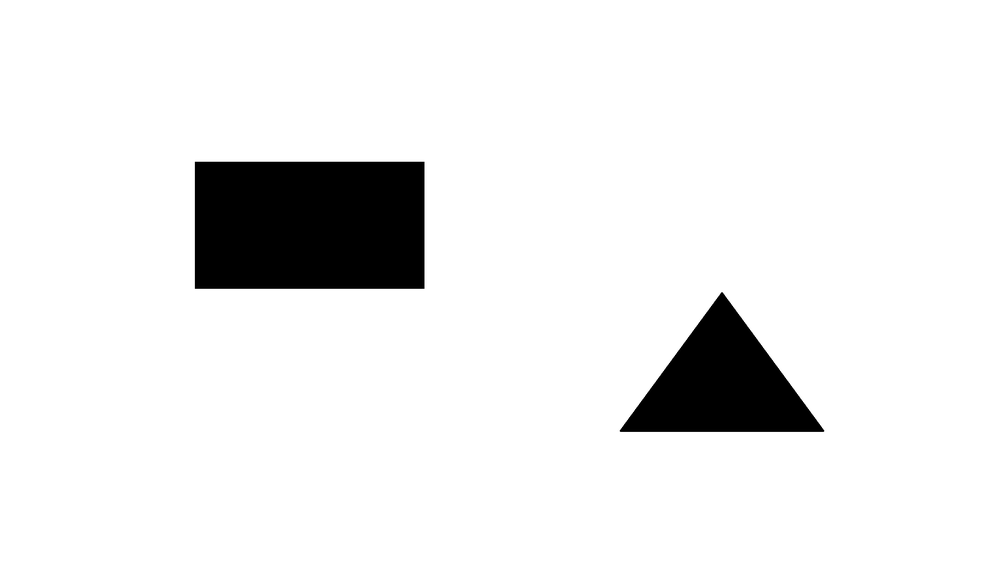
#> input picture map.png, 1000 x 562 px, shrunk from 2304 x 1296 before the run
$ jupyter execute RRT_Algorithm.ipynb
#> lines starting #> are read from the running program, lines starting #| are printed output that depends on the picture
## RRT 과정
1. 트리를 초기화 한다. (출발 노드(𝒒_𝒊𝒏𝒊)를 트리로 넣는다.)
2. 샘플 노드(𝒒_𝒓𝒂𝒏𝒅)를 한 개 생성한다.
3. 가장 가까운 노드 (𝒒_𝒏𝒆𝒂𝒓)를 찾는다.
4. 가장 가까운 노드(𝒒_𝒏𝒆𝒂𝒓)에서 샘플 노드(𝒒_𝒓𝒂𝒏𝒅)방향으로 연결한 직선상에 일정한 거리(𝜸)만큼 떨어진 새로운 노드(𝒒_𝒏𝒆𝒘) 선정한다.
5. 만약 가장 가까운 노드(𝒒_𝒏𝒆𝒂𝒓)에서 새로운 노드(𝒒_𝒏𝒆𝒘)까지 직선으로 연결한 선이 장애물과 충돌하지 않으면 새로운 노드(𝒒_𝒏𝒆𝒘)를 트리로 넣는다.
6. 목표 노드에 도달할 때까지 2~5 과정을 반복한다.

## 활용할 수 있는 함수
cv2.circle(img, center, radian, color, thickness) <br>
cv2.line(img, start, end, color, thickness) <br>
random.randint(low, high=None, size=None, dtype=int) <br>

---------------------------------------------------------------------------

[cell 1]
import cv2
import matplotlib.pyplot as plt
import numpy as np
import math

[cell 2]
class point:
    x: int = None
    y: int = None

# 거리계산
def calDist(p1, p2):
    return np.sqrt((p2.x - p1.x)**2 + (p2.y - p1.y)**2)

tree = [] # 트리
qInit = point() # 출발노드
qGoal = point() # 끝 노드
qRand = point() # 샘플노드
qNew = point() # 새로운 노드

[cell 3]
map_ori = cv2.imread('map.png')
#> map_ori is the input picture: shape (562, 1000, 3); min 0, max 255, mean 235.2
map_ori = cv2.cvtColor(map_ori, cv2.COLOR_BGR2RGB)
#plt.axis('off') # 창에있는 x축 y축 제거
plt.imshow(map_ori)
plt.show()
#(373 449) (665 977)

[cell 4]
# init point 출발노드 설정
qInit.x = 50
qInit.y = 50
tree.append(qInit) # 트리에 출발노드 추가
map_rrt = cv2.circle(map_ori, (qInit.x,qInit.y), 20, (255,0,0), -1)

# goal point 목표 노드 설정
qGoal.x = 1000
qGoal.y = 1000
map_rrt = cv2.circle(map_rrt, (qGoal.x,qGoal.y), 20, (0,0,255), -1)

y_max = map_ori.shape[0]
#> y_max = 562
x_max = map_ori.shape[1]
#> x_max = 1000
print(y_max, x_max)
#| 562 1000

[cell 5]
plt.axis('off') # 창에있는 x축 y축 제거
plt.imshow(map_rrt)
plt.show()

[cell 6]
while True:
    #  mIndex +=1
    gamma = 200
# 새로운 노드의 지점 만들기
    qRand.x = np.random.randint(0+gamma, x_max-gamma)
#> qRand.x = 759
    qRand.y = np.random.randint(0+gamma, y_max-gamma)
#> qRand.y = 317

# 거리 리스트
    dist2Rand = []
    for i in range(len(tree)):
        dist2Rand.append(calDist(qRand, tree[i]))
#> after the loop, dist2Rand = [757.6]
    m = min(dist2Rand)
#> m = 757.6
    mIndex = dist2Rand.index(m)
#> mIndex = 0


    rad = math.atan2(qRand.y-tree[mIndex].y, qRand.x-tree[mIndex].x)
#> rad = 0.36
    obstacle = False
    Goal = False
    check = point()
    n=0
    for i in range(gamma):
        check.x = int(np.cos(rad)*i + tree[mIndex].x)
        check.y = int(np.sin(rad)*i + tree[mIndex].y)


        if list(map_rrt[check.y, check.x]) == list([0,0,0]):
            print("장애물과 충돌하였습니다. \n\n")
            obstacle = True
            break

        if list(map_rrt[check.y, check.x]) == list([0,0,255]):
            Goal = True
            break


    if obstacle == False:
        cv2.line(map_rrt, (tree[mIndex].x, tree[mIndex].y), (check.x, check.y), (0,255,0), 5)
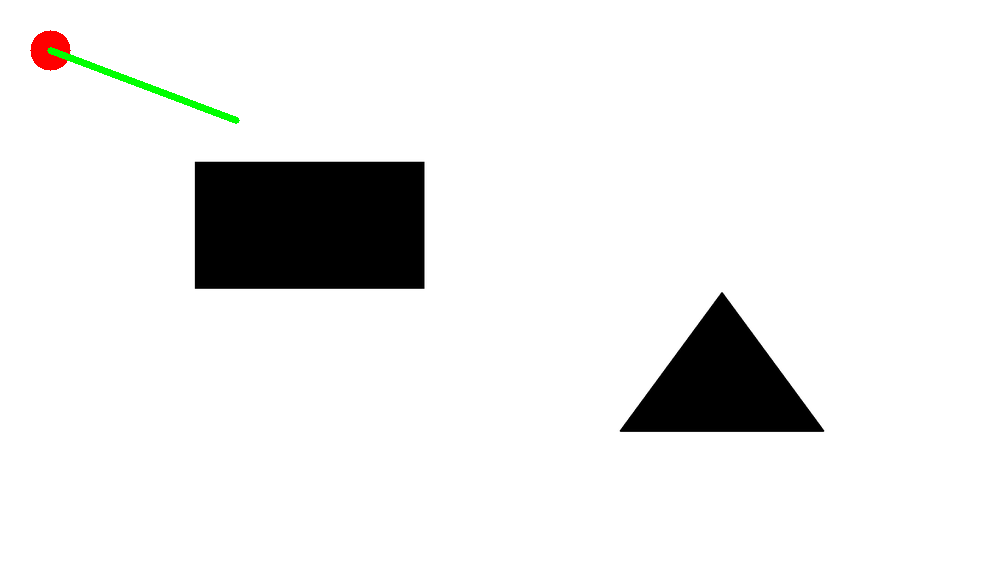
#> map_rrt: shape (562, 1000, 3); mean R, G, B 234.6, 234.7, 234.1
        tree.append(check)

    if Goal == True:
        print("목표물 \n\n")
        plt.axis('off') # 창에있는 x축 y축 제거
        plt.imshow(map_rrt)
        plt.show()
        break

    plt.axis('off') # 창에있는 x축 y축 제거
    plt.imshow(map_rrt)
    plt.show()


$ run again, with RRT1.png copied over map.png
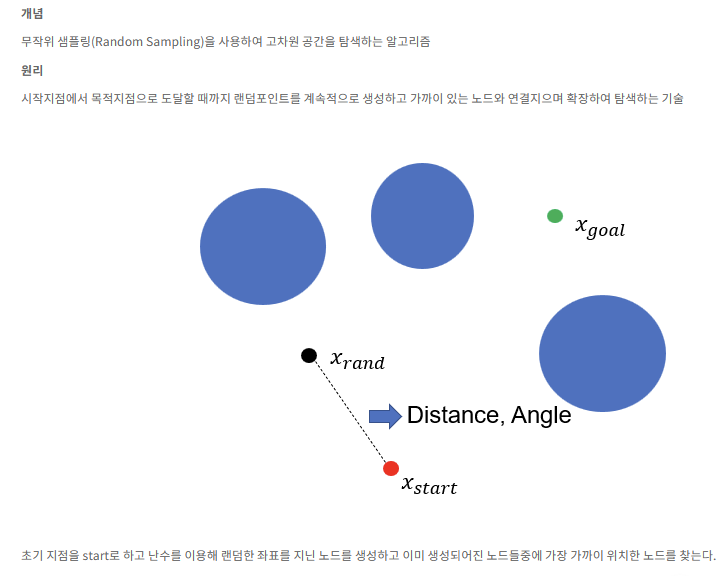
#> input picture RRT1.png, 723 x 576 px
#> map_ori is the input picture: shape (576, 723, 3); mean B, G, R 246.9, 241, 238.4
#| 576 723
#> `cv2.line(map_rrt, (tree[mIndex].x, tree[mIndex].y), (check.x, check.y)..`:
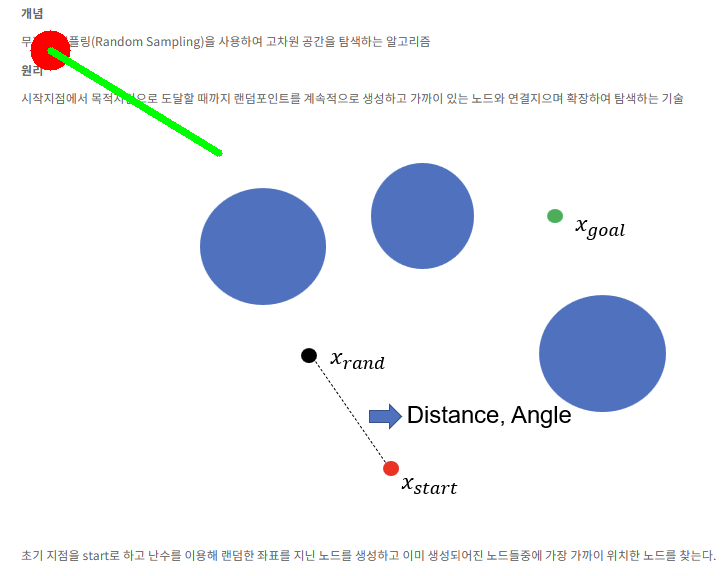
#> map_rrt: shape (576, 723, 3); mean R, G, B 237.5, 240.4, 245.4

$ run again, with RRT2.png copied over map.png
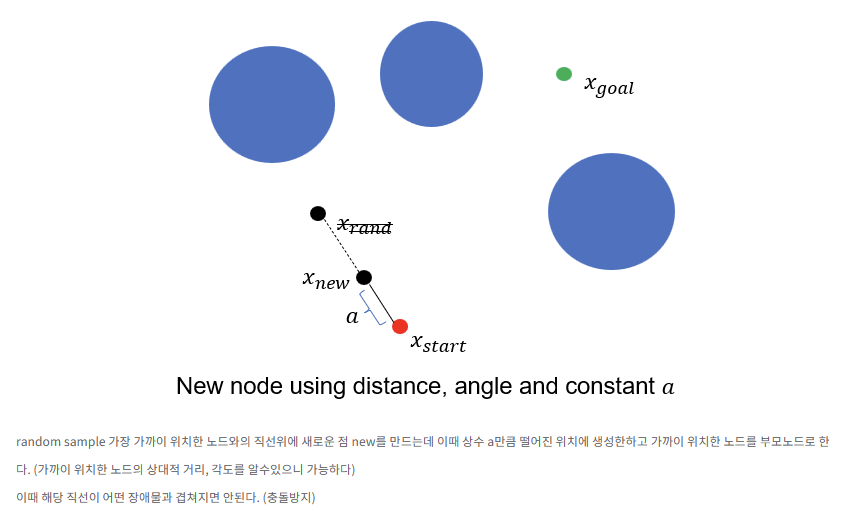
#> input picture RRT2.png, 849 x 515 px
#> map_ori is the input picture: shape (515, 849, 3); mean B, G, R 246.6, 241, 238.6
#| 515 849
#> `cv2.line(map_rrt, (tree[mIndex].x, tree[mIndex].y), (check.x, check.y)..`:
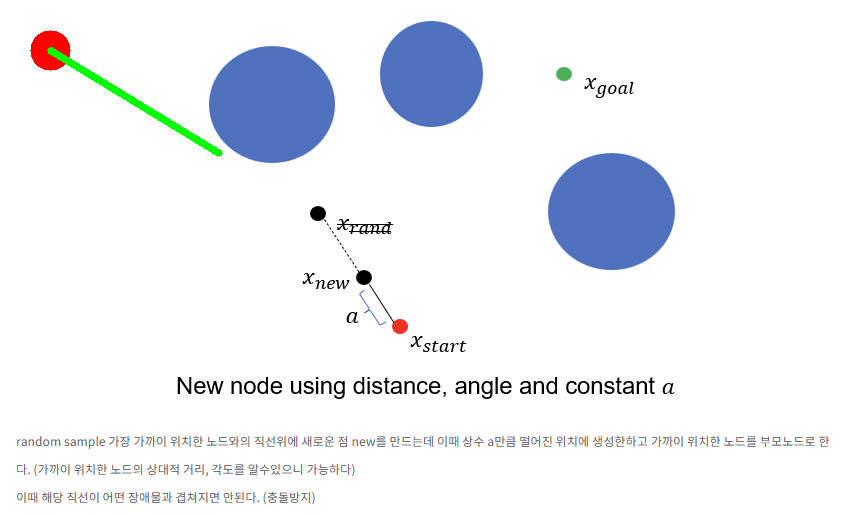
#> map_rrt: shape (515, 849, 3); mean R, G, B 237.7, 240.4, 245.1

$ run again, with RRT3.png copied over map.png
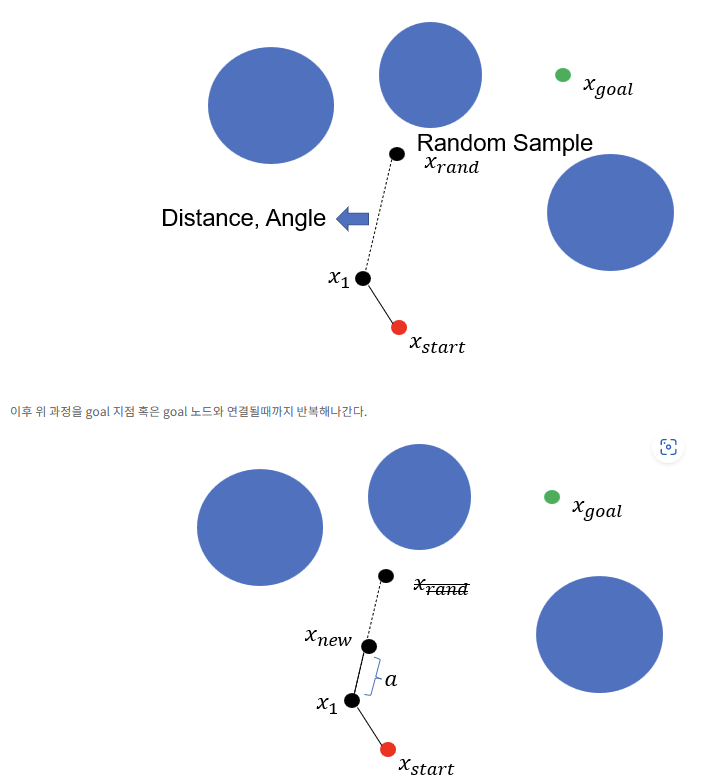
#> input picture RRT3.png, 705 x 780 px
#> map_ori is the input picture: shape (780, 705, 3); mean B, G, R 244.8, 235.9, 232
#| 780 705
#> `cv2.line(map_rrt, (tree[mIndex].x, tree[mIndex].y), (check.x, check.y)..`:
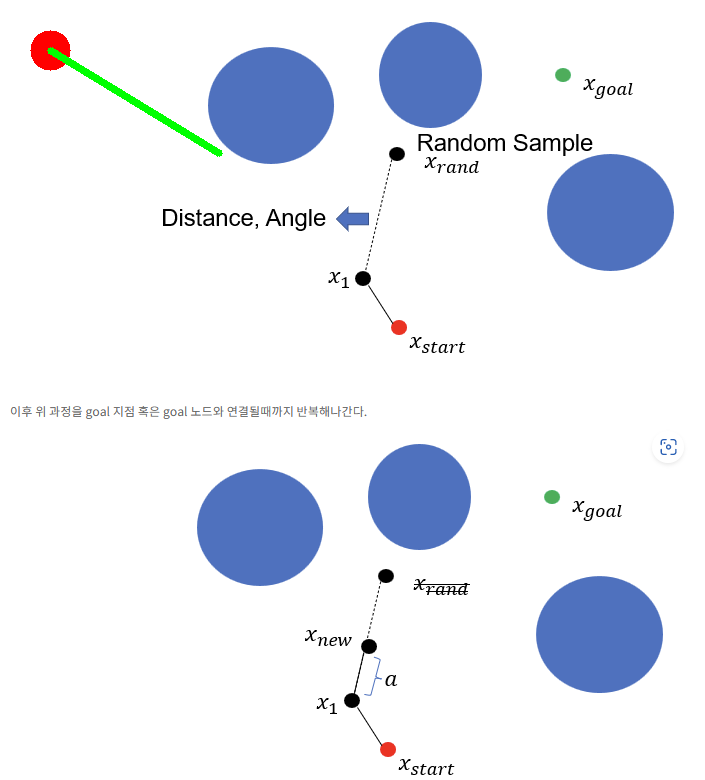
#> map_rrt: shape (780, 705, 3); mean R, G, B 231.3, 235.4, 243.6
